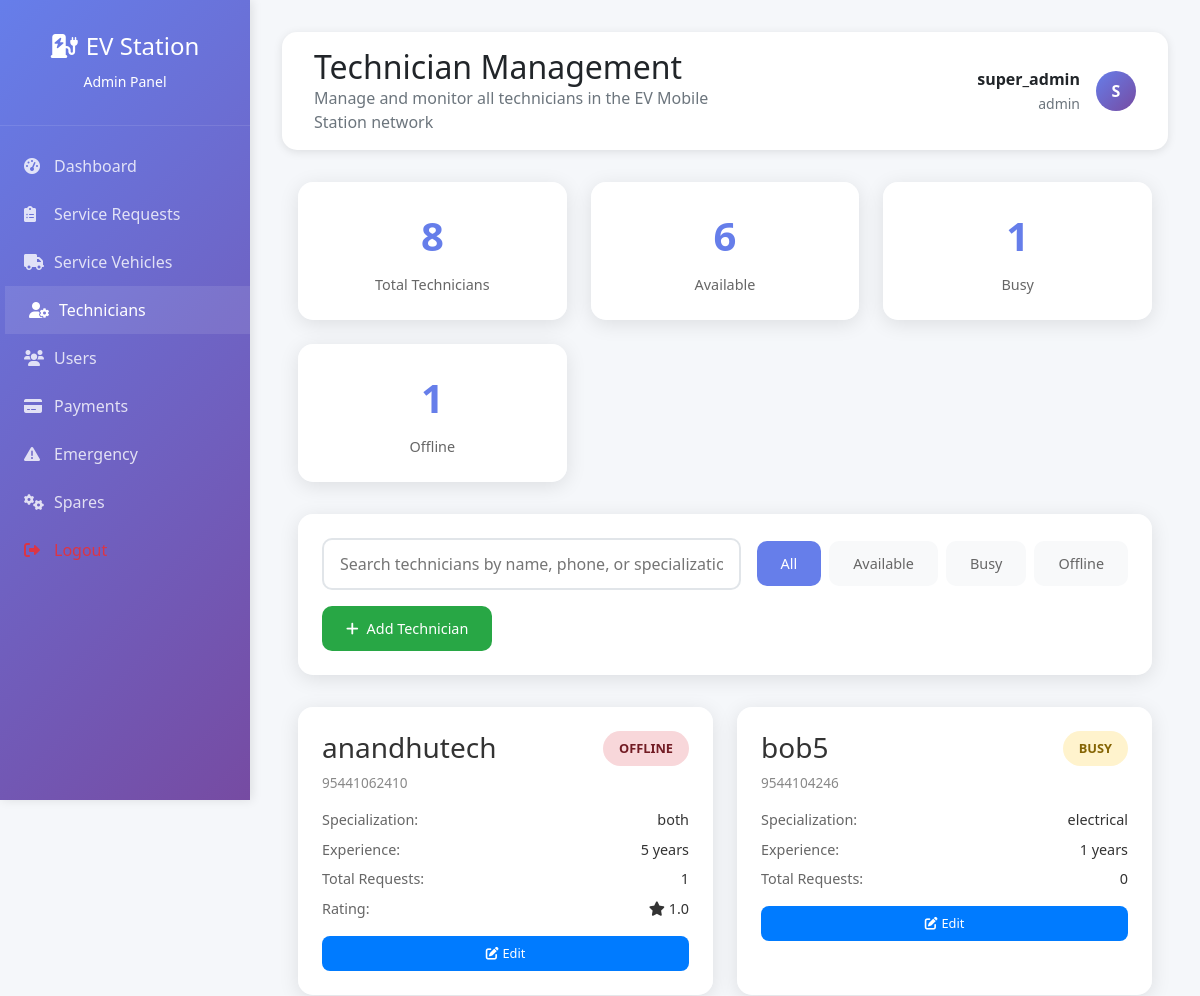
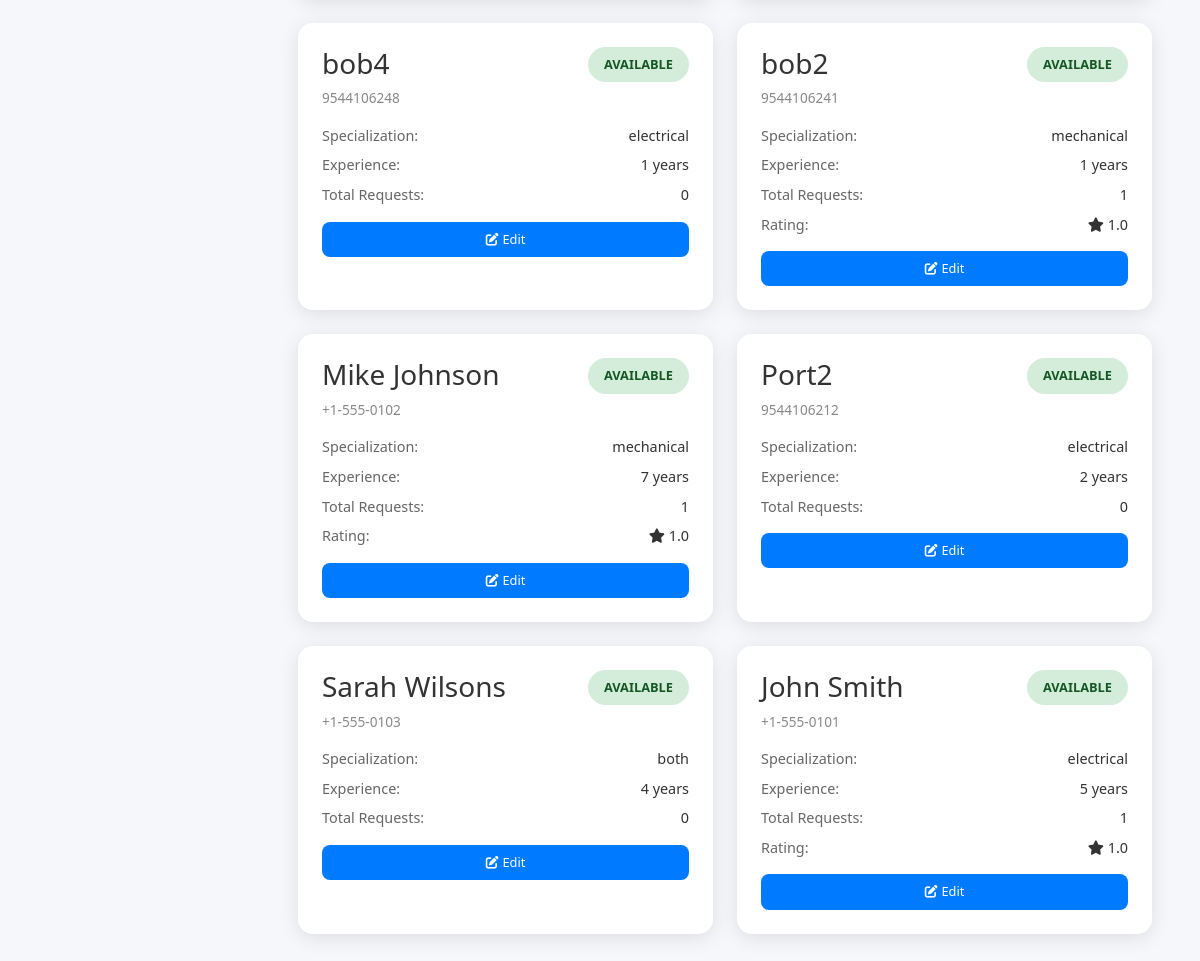
The app's page /admin/technicians.php (signed in), older data (2 pictures, top to bottom).
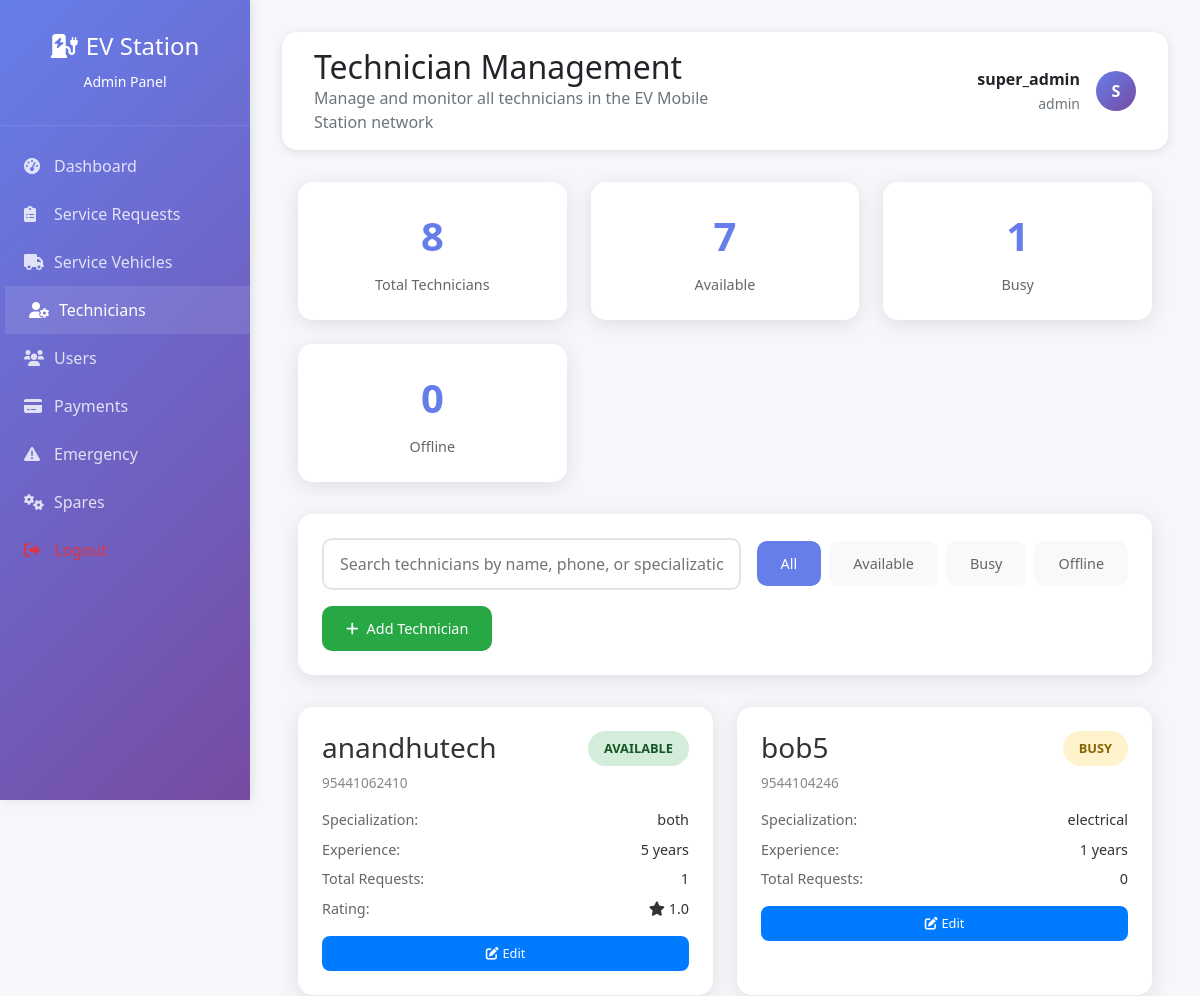
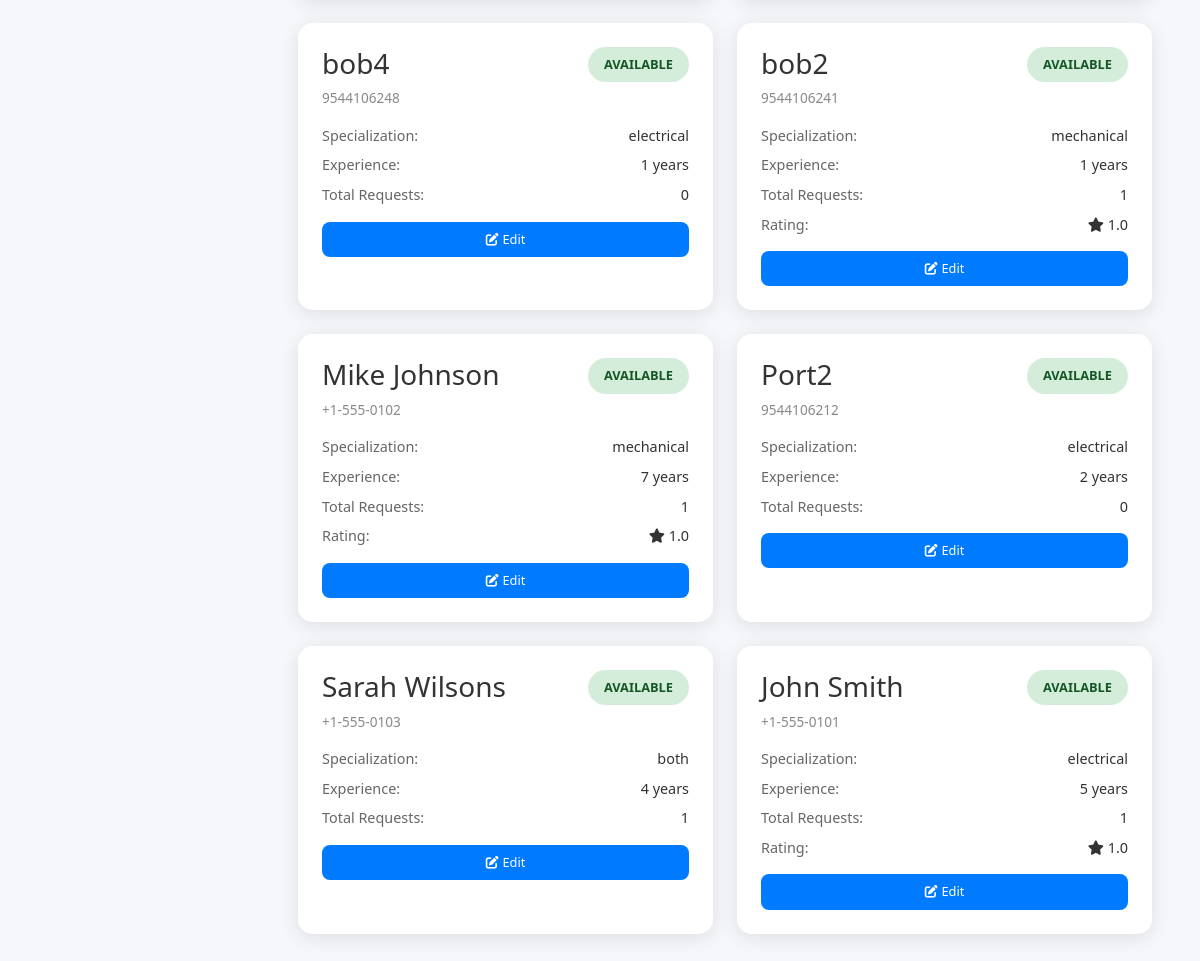
The same page, newer data (2 pictures, top to bottom).
### tables this page shows
CREATE TABLE `technicians` (
  `id` int(11) NOT NULL,
  `full_name` varchar(100) NOT NULL,
  `email` varchar(150) DEFAULT NULL,
  `phone` varchar(20) NOT NULL,
  `specialization` enum('electrical','mechanical','both') NOT NULL,
  `experience_years` int(11) DEFAULT 0,
  `status` enum('available','busy','offline') DEFAULT 'available',
  `assigned_vehicle_id` int(11) DEFAULT NULL,
  `password` varchar(255) DEFAULT NULL,
  `created_at` timestamp NOT NULL DEFAULT current_timestamp()
);

### config/database.php (called while the page is built, shortened)
<?php
class Database {
    private $host = 'localhost';
    private $db_name = 'ev_mobile_station';
    private $username = 'root';
    private $password = '';
    private $conn;
    public function getConnection() {
        if ($this->conn === null) {
            try {
                $this->conn = new PDO(
                    "mysql:host=" . $this->host . ";dbname=" . $this->db_name . ";charset=utf8mb4",
                    $this->username,
                    $this->password,
                    array(
                        PDO::ATTR_ERRMODE => PDO::ERRMODE_EXCEPTION,
                        PDO::ATTR_DEFAULT_FETCH_MODE => PDO::FETCH_ASSOC,
                        PDO::MYSQL_ATTR_INIT_COMMAND => "SET NAMES utf8mb4",
                        PDO::ATTR_PERSISTENT => false,
                        PDO::ATTR_EMULATE_PREPARES => false
                    )
                );
            } catch(PDOException $exception) {
                error_log("Database connection error: " . $exception->getMessage());
                throw new Exception("Database connection failed: " . $exception->getMessage());
            }
        }
        return $this->conn;
    }
    public function executeQuery($sql, $params = []) {
        try {
            $conn = $this->getConnection();
            $stmt = $conn->prepare($sql);
            $stmt->execute($params);
            return $stmt;
        } catch (Exception $e) {
            error_log("Query execution error: " . $e->getMessage());
            throw new Exception("Query execution failed: " . $e->getMessage());
        }
    }
}
?>

### admin/technicians.php (the view, shortened to what the changed rows need)
<?php
try {
    $db = Database::getInstance();
    $sql = "SELECT t.*,
            COUNT(sr.id) as total_requests,
            AVG(CASE WHEN sr.status = 'completed' THEN 5 ELSE NULL END) as rating
            FROM technicians t
            LEFT JOIN service_requests sr ON t.id = sr.assigned_technician_id
            GROUP BY t.id
            ORDER BY t.created_at DESC";
    $stmt = $db->executeQuery($sql);
    $technicians = $stmt->fetchAll();
    $active_technicians = count(array_filter($technicians, function($t) { return $t['status'] === 'available'; }));
    $offline_technicians = count(array_filter($technicians, function($t) { return $t['status'] === 'offline'; }));
} catch (Exception $e) {
    $error = 'Database error: ' . $e->getMessage();
    $technicians = [];
    $total_technicians = $active_technicians = $busy_technicians = $offline_technicians = 0;
}
$filtered_technicians = $technicians;
?>
<!DOCTYPE html>
<html lang="en">
<head>
    <link href="https://cdn.jsdelivr.net/npm/bootstrap@5.1.3/dist/css/bootstrap.min.css" rel="stylesheet">
    <link rel="stylesheet" href="https://cdnjs.cloudflare.com/ajax/libs/font-awesome/6.0.0/css/all.min.css">
</head>
<body>
    <div class="main-content">
        <div class="top-bar">
            <div class="row align-items-center">
                <div class="col-md-6">
                    <h2 class="mb-0">Technician Management</h2>
                </div>
            </div>
        </div>
        <div class="container">
        <div class="stats-grid">
            <div class="stat-card">
                <div class="stat-number"><?php echo $active_technicians; ?></div>
                <div class="stat-label">Available</div>
            </div>
            <div class="stat-card">
                <div class="stat-number"><?php echo $offline_technicians; ?></div>
                <div class="stat-label">Offline</div>
            </div>
        </div>
        <div class="technicians-grid">
            <?php if (empty($filtered_technicians)): ?>
                <div style="grid-column: 1 / -1; text-align: center; padding: 2rem; color: #666;">
                    No technicians found.
                </div>
            <?php else: ?>
                <?php foreach ($filtered_technicians as $technician): ?>
                    <div class="technician-card">
                        <div class="technician-header">
                            <div class="technician-info">
                                <h3><?php echo htmlspecialchars($technician['full_name']); ?></h3>
                                <div class="technician-phone"><?php echo htmlspecialchars($technician['phone']); ?></div>
                            </div>
                            <span class="status-badge status-<?php echo $technician['status']; ?>">
                                <?php echo ucfirst($technician['status']); ?>
                            </span>
                        </div>
                        <div class="technician-details">
                            <div class="detail-row">
                                <span class="detail-label">Specialization:</span>
                                <span class="detail-value"><?php echo htmlspecialchars($technician['specialization']); ?></span>
                            </div>
                            <div class="detail-row">
                                <span class="detail-label">Experience:</span>
                                <span class="detail-value"><?php echo $technician['experience_years'] ?? 0; ?> years</span>
                            </div>
                            <div class="detail-row">
                                <span class="detail-label">Total Requests:</span>
                                <span class="detail-value"><?php echo $technician['total_requests'] ?? 0; ?></span>
                            </div>
                            <?php if (isset($technician['rating']) && $technician['rating'] > 0): ?>
                            <div class="detail-row">
                                <span class="detail-label">Rating:</span>
                                <span class="detail-value">
                                    <i class="fas fa-star"></i>
                                    <?php echo number_format($technician['rating'], 1); ?>
                                </span>
                            </div>
                            <?php endif; ?>
                        </div>
                        <div class="technician-actions">
                            <button class="action-btn edit-btn" onclick="editTechnician(<?php echo $technician['id']; ?>)">
                                <i class="fas fa-edit me-1"></i>Edit
                            </button>
                        </div>
                    </div>
                <?php endforeach; ?>
            <?php endif; ?>
        </div>
    </div>
    </div>
</body>
</html>

Row changes from the older to the newer data that the page shows:
changed technicians "anandhutech": status "OFFLINE" → "AVAILABLE"
computed for technicians "Sarah Wilsons": total_requests "0" → "1"
Text that changed along with them:
$active_technicians: "6" → "7"
$offline_technicians: "1" → "0"
